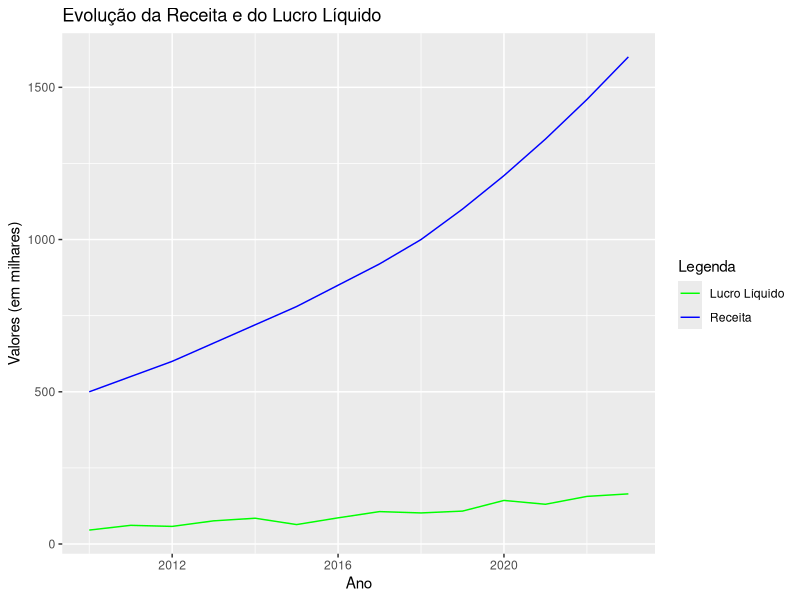
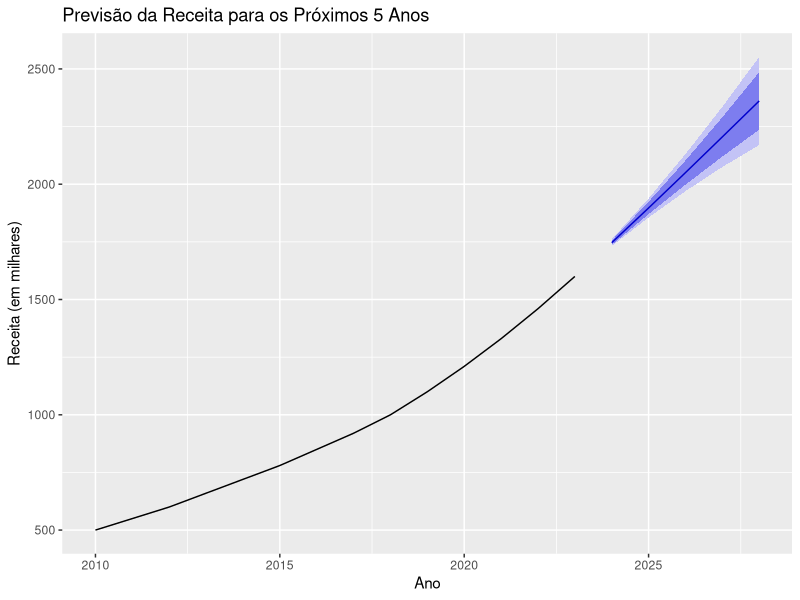

These charts were generated, in order, by the following R code:
## ---- chunk 1
# Instalar e carregar pacotes necessários
options(repos = c(CRAN = "https://cran.rstudio.com/"))
install.packages("dplyr")
install.packages("ggplot2")
install.packages("forecast")

library(dplyr)
library(ggplot2)
library(forecast)

# Criar dados fictícios
set.seed(123)
anos <- 2010:2023
receita <- c(500, 550, 600, 660, 720, 780, 850, 920, 1000, 1100, 1210, 1330, 1460, 1600)
lucro_liquido <- receita * runif(14, 0.08, 0.12)

dados <- data.frame(ano = anos, receita = receita, lucro_liquido = lucro_liquido)

# Visualizar os dados
print(dados)
## ---- chunk 2
# Visualização dos dados
ggplot(dados, aes(x = ano)) +
  geom_line(aes(y = receita, color = "Receita")) +
  geom_line(aes(y = lucro_liquido, color = "Lucro Líquido")) +
  labs(title = "Evolução da Receita e do Lucro Líquido",
       x = "Ano",
       y = "Valores (em milhares)") +
  scale_color_manual(name = "Legenda", values = c("Receita" = "blue", "Lucro Líquido" = "green"))
## ---- chunk 3
# Modelagem de série temporal
ts_receita <- ts(dados$receita, start = c(2010), frequency = 1)

# Ajustar um modelo ARIMA
modelo_arima <- auto.arima(ts_receita)

# Previsão para os próximos 5 anos
previsao <- forecast(modelo_arima, h = 5)

# Visualização da previsão
autoplot(previsao) +
  labs(title = "Previsão da Receita para os Próximos 5 Anos",
       x = "Ano",
       y = "Receita (em milhares)")
## ---- chunk 4
# Exibir previsões
print(previsao)
